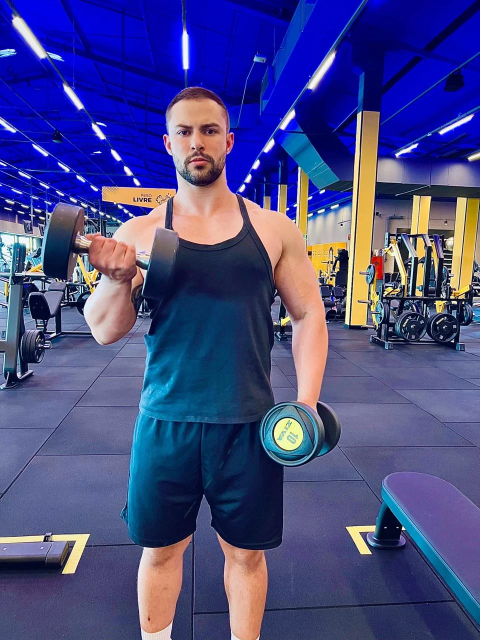
#> input picture link-tree/img/perfil.webp, 960 x 1280 px (shown at 1/2 size)
$ python optimize_assets.py
#> lines starting #> are read from the running program, lines starting #| are printed output that depends on the picture
from PIL import Image
import os
import re

def optimize_image(path, target_width=None, quality=80):
#> called with path = 'img/perfil.webp', target_width = 280, quality = 85
    try:
        if not os.path.exists(path):
            print(f"File not found: {path}")
            return

        img = Image.open(path)
#> img is the input picture: PIL image 960x1280 RGB; mean R, G, B 71.2, 73, 132.9

        if target_width:
             w_percent = (target_width / float(img.size[0]))
#> w_percent = 0.292
             if w_percent < 1:
                 h_size = int((float(img.size[1]) * float(w_percent)))
#> h_size = 373
                 img = img.resize((target_width, h_size), Image.Resampling.LANCZOS)
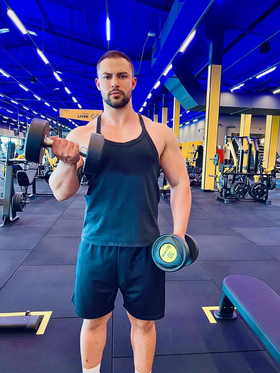
#> img: PIL image 280x373 RGB; mean R, G, B 71.2, 73.1, 132.8

        img.save(path, "WEBP", quality=quality, optimize=True)
        print(f"Re-optimized {path} to width {target_width}px")

    except Exception as e:
        print(f"Error optimizing {path}: {e}")

def minify_css(input_path, output_path):
    try:
        with open(input_path, 'r', encoding='utf-8') as f:
            css = f.read()

        # Remove comments
        css = re.sub(r'/\*[\s\S]*?\*/', '', css)
        # Remove newlines and extra spaces
        css = re.sub(r'\s+', ' ', css)
        css = re.sub(r'\s*([{:;,])\s*', r'\1', css)
        css = css.replace(';}', '}')

        with open(output_path, 'w', encoding='utf-8') as f:
            f.write(css)

        print(f"Minified CSS saved to {output_path}")
    except Exception as e:
        print(f"Error minifying CSS: {e}")

# 1. Resize profile to 280px (2x retina for 140px display) - User complained about size
optimize_image("img/perfil.webp", target_width=280, quality=85)

# 2. Minify CSS for inlining
minify_css("style.css", "style.min.css")

$ run again, with link-tree/img/image.webp copied over link-tree/img/perfil.webp
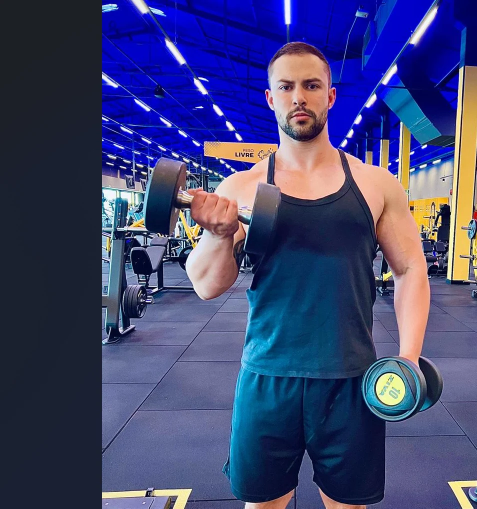
#> input picture link-tree/img/image.webp, 954 x 1017 px (shown at 1/2 size)
#> in optimize_image, img is the input picture: PIL image 954x1017 RGB; mean R, G, B 64.2, 68.4, 115.1
#> in optimize_image, `img = img.resize((target_width, h_size), Image.Resampling.LANCZOS)`:
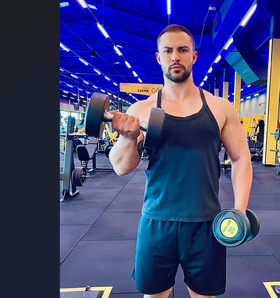
#> img: PIL image 280x298 RGB; mean R, G, B 64.2, 68.4, 115.1
